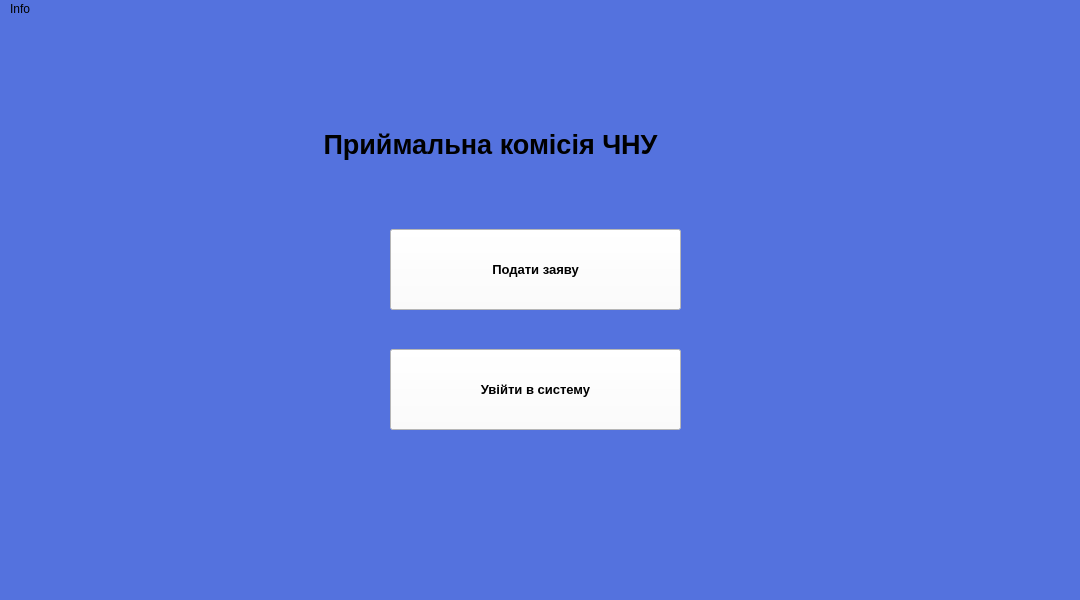
<?xml version="1.0" encoding="UTF-8"?>
<ui version="4.0">
 <class>MainWindow</class>
 <widget class="QMainWindow" name="MainWindow">
  <property name="geometry">
   <rect>
    <x>0</x>
    <y>0</y>
    <width>1080</width>
    <height>600</height>
   </rect>
  </property>
  <property name="windowTitle">
   <string>Приймальна комісія ЧНУ</string>
  </property>
  <property name="windowIcon">
   <iconset>
    <normaloff>../Downloads/symvolika-1.png</normaloff>../Downloads/symvolika-1.png</iconset>
  </property>
  <property name="styleSheet">
   <string notr="true">background: #5472DE;
background-image: url(:/newPrefix/649eb8ca76c20 (1).png);</string>
  </property>
  <widget class="QWidget" name="centralwidget">
   <widget class="QLabel" name="label_5">
    <property name="geometry">
     <rect>
      <x>280</x>
      <y>70</y>
      <width>421</width>
      <height>111</height>
     </rect>
    </property>
    <property name="font">
     <font>
      <family>Arial</family>
      <pointsize>20</pointsize>
      <weight>75</weight>
      <bold>true</bold>
     </font>
    </property>
    <property name="autoFillBackground">
     <bool>false</bool>
    </property>
    <property name="styleSheet">
     <string notr="true">background: transparent;</string>
    </property>
    <property name="text">
     <string>Приймальна комісія ЧНУ</string>
    </property>
    <property name="textFormat">
     <enum>Qt::AutoText</enum>
    </property>
    <property name="alignment">
     <set>Qt::AlignCenter</set>
    </property>
   </widget>
   <widget class="QWidget" name="widget" native="true">
    <property name="geometry">
     <rect>
      <x>700</x>
      <y>70</y>
      <width>111</width>
      <height>111</height>
     </rect>
    </property>
    <property name="styleSheet">
     <string notr="true">image: url(:/newPrefix/symvolika-1.png);
background: transparent;</string>
    </property>
   </widget>
   <widget class="QPushButton" name="pushButton">
    <property name="geometry">
     <rect>
      <x>390</x>
      <y>210</y>
      <width>291</width>
      <height>81</height>
     </rect>
    </property>
    <property name="font">
     <font>
      <pointsize>10</pointsize>
      <weight>75</weight>
      <bold>true</bold>
     </font>
    </property>
    <property name="styleSheet">
     <string notr="true">background-color: rgb(255, 255, 255);</string>
    </property>
    <property name="text">
     <string>Подати заяву</string>
    </property>
   </widget>
   <widget class="QPushButton" name="pushButton_2">
    <property name="geometry">
     <rect>
      <x>390</x>
      <y>330</y>
      <width>291</width>
      <height>81</height>
     </rect>
    </property>
    <property name="font">
     <font>
      <pointsize>10</pointsize>
      <weight>75</weight>
      <italic>false</italic>
      <bold>true</bold>
     </font>
    </property>
    <property name="styleSheet">
     <string notr="true">background-color: rgb(255, 255, 255);</string>
    </property>
    <property name="text">
     <string>Увійти в систему</string>
    </property>
   </widget>
  </widget>
  <widget class="QMenuBar" name="menubar">
   <property name="geometry">
    <rect>
     <x>0</x>
     <y>0</y>
     <width>1080</width>
     <height>26</height>
    </rect>
   </property>
   <property name="defaultUp">
    <bool>false</bool>
   </property>
   <widget class="QMenu" name="menuInfo">
    <property name="title">
     <string>Info</string>
    </property>
    <addaction name="action"/>
   </widget>
   <addaction name="menuInfo"/>
  </widget>
  <action name="action">
   <property name="checkable">
    <bool>false</bool>
   </property>
   <property name="text">
    <string>Що це за програма</string>
   </property>
  </action>
 </widget>
 <resources>
  <include location="image.qrc"/>
  <include location="logo.qrc"/>
 </resources>
 <connections/>
</ui>
